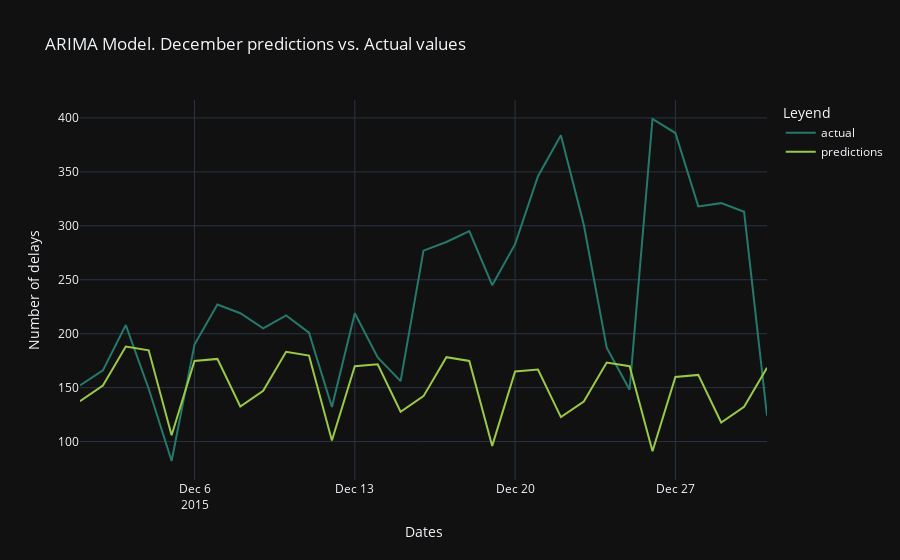

Notebook cell for this chart:
### Code cell
# Predictions
test['predictions'] = forecast["yhat"]

# Prediction vs Actual values representation
fig = go.Figure()

fig.add_trace(go.Scatter(x=test['ds'], y=test['y'], name = "actual", line_color = px.colors.qualitative.Vivid[5]))
fig.add_trace(go.Scatter(x=test['ds'], y=test['predictions'], name = "predictions",line_color = px.colors.qualitative.Vivid[3]))

fig.update_layout(
    title="ARIMA Model. December predictions vs. Actual values",
    xaxis_title="Dates",
    yaxis_title="Number of delays",
    legend_title="Leyend",
    template="plotly_dark",
    #color_discrete_sequence=px.colors.qualitative.Vivid,
    hovermode="x unified",    
)

fig.show()

### Figure 1 — Plotly figure (JSON) as saved in the notebook; plotly's stock layout.template omitted (floating-point values rounded to 4 significant figures)
{"data": [{"line": {"color": "rgb(36, 121, 108)"}, "name": "actual", "type": "scatter", "x": ["2015-12-01T00:00:00", "2015-12-02T00:00:00", "2015-12-03T00:00:00", "2015-12-04T00:00:00", "2015-12-05T00:00:00", "2015-12-06T00:00:00", "2015-12-07T00:00:00", "2015-12-08T00:00:00", "2015-12-09T00:00:00", "2015-12-10T00:00:00", "2015-12-11T00:00:00", "2015-12-12T00:00:00", "2015-12-13T00:00:00", "2015-12-14T00:00:00", "2015-12-15T00:00:00", "2015-12-16T00:00:00", "2015-12-17T00:00:00", "2015-12-18T00:00:00", "2015-12-19T00:00:00", "2015-12-20T00:00:00", "2015-12-21T00:00:00", "2015-12-22T00:00:00", "2015-12-23T00:00:00", "2015-12-24T00:00:00", "2015-12-25T00:00:00", "2015-12-26T00:00:00", "2015-12-27T00:00:00", "2015-12-28T00:00:00", "2015-12-29T00:00:00", "2015-12-30T00:00:00", "2015-12-31T00:00:00"], "y": [152, 166, 208, 149, 82, 190, 227, 219, 205, 217, 201, 132, 219, 178, 156, 277, 285, 295, 245, 283, 346, 384, 301, 187, 148, 399, 386, 318, 321, 313, 124]}, {"line": {"color": "rgb(153, 201, 69)"}, "name": "predictions", "type": "scatter", "x": ["2015-12-01T00:00:00", "2015-12-02T00:00:00", "2015-12-03T00:00:00", "2015-12-04T00:00:00", "2015-12-05T00:00:00", "2015-12-06T00:00:00", "2015-12-07T00:00:00", "2015-12-08T00:00:00", "2015-12-09T00:00:00", "2015-12-10T00:00:00", "2015-12-11T00:00:00", "2015-12-12T00:00:00", "2015-12-13T00:00:00", "2015-12-14T00:00:00", "2015-12-15T00:00:00", "2015-12-16T00:00:00", "2015-12-17T00:00:00", "2015-12-18T00:00:00", "2015-12-19T00:00:00", "2015-12-20T00:00:00", "2015-12-21T00:00:00", "2015-12-22T00:00:00", "2015-12-23T00:00:00", "2015-12-24T00:00:00", "2015-12-25T00:00:00", "2015-12-26T00:00:00", "2015-12-27T00:00:00", "2015-12-28T00:00:00", "2015-12-29T00:00:00", "2015-12-30T00:00:00", "2015-12-31T00:00:00"], "y": [137.5, 152.0, 188.1, 184.6, 105.9, 174.8, 176.6, 132.5, 147.1, 183.2, 179.7, 100.9, 169.9, 171.7, 127.6, 142.1, 178.3, 174.8, 95.99, 164.9, 166.7, 122.7, 137.2, 173.3, 169.8, 91.05, 160.0, 161.8, 117.7, 132.2, 168.4]}], "layout": {"hovermode": "x unified", "legend": {"title": {"text": "Leyend"}}, "title": {"text": "ARIMA Model. December predictions vs. Actual values"}, "xaxis": {"title": {"text": "Dates"}}, "yaxis": {"title": {"text": "Number of delays"}}}}
